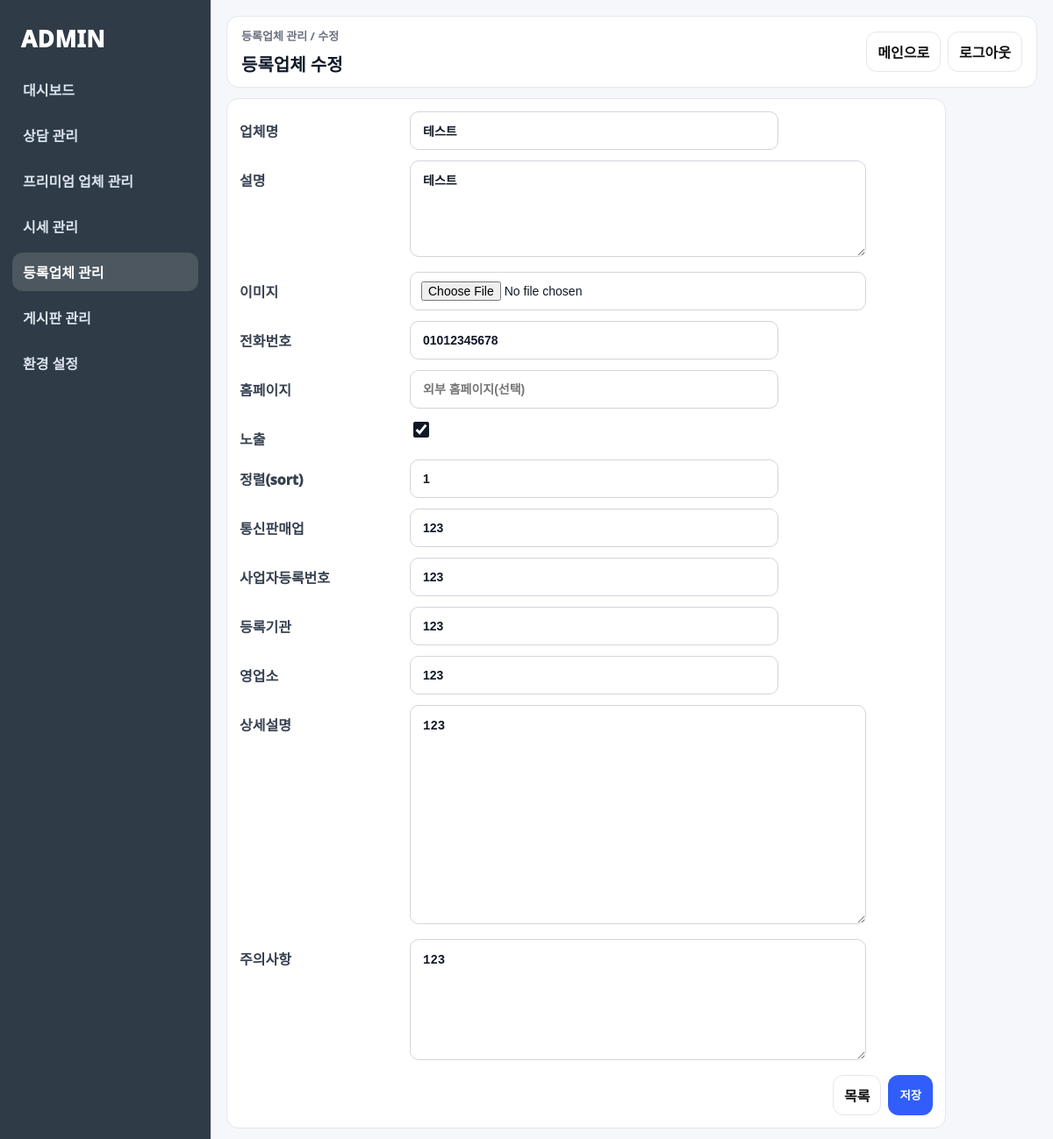
The app's page /adm/companies/1/edit/ (signed in) with its own data.
### leads/models.py (models this page shows, shortened)
class RegisteredCompany(models.Model):
    name = models.CharField(max_length=50)
    desc = models.CharField(max_length=200, blank=True)
    image = models.ImageField(upload_to="companies/", blank=True, null=True)
    phone = models.CharField(max_length=30, blank=True)
    link_url = models.URLField(blank=True)
    reg_number = models.CharField("등록번호", max_length=100, blank=True)
    biz_number = models.CharField("사업자등록번호", max_length=100, blank=True)
    ecommerce_number = models.CharField("통신판매업 신고번호", max_length=100, blank=True)
    agency_name = models.CharField("등록기관", max_length=100, blank=True)
    office_address = models.CharField("영업소", max_length=200, blank=True)
    detail_content = models.TextField("상세설명", blank=True)
    warning_text = models.TextField("주의사항", blank=True)
    is_active = models.BooleanField(default=True)
    sort = models.PositiveSmallIntegerField(default=1)

### leads/views.py (the view)
# urls.py: path("adm/companies/<int:company_id>/edit/", views.adm_company_update, name="adm_company_update"),
@login_required
def adm_company_update(request, company_id: int):
    obj = get_object_or_404(RegisteredCompany, id=company_id)
    if request.method == "POST":
        form = RegisteredCompanyForm(request.POST, request.FILES, instance=obj)
        if form.is_valid():
            form.save()
            messages.success(request, "등록업체가 수정되었습니다.")
            return redirect("adm_company_list")
    else:
        form = RegisteredCompanyForm(instance=obj)
    return render(request, "adm/company_form.html", {
        "form": form,
        "mode": "update",
        "obj": obj,
        "active_menu": "companies",
    })

### leads/context_processors.py (called while the page is built)
def side_company_box(request):
    if not request.user.is_authenticated:
        return {
            "side_favorites": [],
            "side_recent_companies": [],
        }
    favorites = (
        FavoriteCompany.objects
        .filter(user=request.user)
        .select_related("company")
        .order_by("-created_at")[:5]
    )
    recent = (
        RecentView.objects
        .filter(user=request.user)
        .select_related("company")
        .order_by("-viewed_at")[:5]
    )
    return {
        "side_favorites": favorites,
        "side_recent_companies": recent,
    }

def visitor_count(request):
    today = timezone.now().date()
    today_obj = VisitorCount.objects.filter(date=today).first()
    today_count = today_obj.count if today_obj else 0
    total_count = VisitorCount.objects.aggregate(total=Sum("count"))["total"] or 0
    return{
        'today_visitors':today_count,
        'total_visitors':total_count,
    }

### templates/adm/company_form.html (shortened to what this page needs)
{% extends "adm/base.html" %}
{% block breadcrumbs %}등록업체 관리 / {% if mode == 'create' %}등록{% else %}수정{% endif %}{% endblock %}
{% block page_title %}등록업체 {% if mode == 'create' %}등록{% else %}수정{% endif %}{% endblock %}
{% block content %}
<div class="cardx" style="max-width:820px;">
  <form method="post" enctype="multipart/form-data">
    <div class="formgrid">
      <label>업체명</label>
      <div class="field">{{ form.name }}</div>
      <label>설명</label>
      <div class="field">{{ form.desc }}</div>
      <label>이미지</label>
      <div class="field">{{ form.image }}</div>
      <label>전화번호</label>
      <div class="field">{{ form.phone }}</div>
      <label>홈페이지</label>
      <div class="field">{{ form.link_url }}</div>
      <label>노출</label>
      <div class="field">{{ form.is_active }}</div>
      <label>정렬(sort)</label>
      <div class="field">{{ form.sort }}</div>
      <label>통신판매업</label>
      <div class="field">{{ form.ecommerce_number }}</div>
      <label>사업자등록번호</label>
      <div class="field">{{ form.biz_number }}</div>
      <label>등록기관</label>
      <div class="field">{{ form.agency_name }}</div>
      <label>영업소</label>
      <div class="field">{{ form.office_address }}</div>
      <label>상세설명</label>
      <div class="field">{{ form.detail_content }}</div>
      <label>주의사항</label>
      <div class="field">{{ form.warning_text }}</div>
    </div>
    <div style="margin-top:12px; display:flex; gap:8px; justify-content:flex-end;">
      <a class="btnx" href="{% url 'adm_company_list' %}">목록</a>
      <button class="btnx primary" type="submit">저장</button>
    </div>
  </form>
</div>
{% endblock %}

### static/adm/css/adm.css (style rules this page uses)
:root { --bg:#f5f7fb; --card:#ffffff; --line:#e5e7eb; --text:#111827; --muted:#6b7280; --sidebar:#2f3b46; --blue:#315efb; }
* { box-sizing:border-box; }
body { margin:0; font-family:system-ui,-apple-system,"Segoe UI",Roboto,"Noto Sans KR",sans-serif; color:var(--text); background:var(--bg); }
.inputx { width:100%; max-width:420px; padding:10px 12px; border-radius:12px; border:1px solid var(--line); background:#fff; outline:none; font-weight:800; }
textarea.inputx { max-width:520px; }
.btnx { display:inline-flex; align-items:center; justify-content:center; padding:10px 12px; border-radius:12px; border:1px solid var(--line); background:#fff; text-decoration:none; font-weight:1000; color:#111; cursor:pointer; }
.btnx.primary { background:var(--blue); color:#fff; border-color:transparent; }
.cardx { background:var(--card); border:1px solid var(--line); border-radius:14px; padding:14px; }
.formgrid { display:grid; grid-template-columns: 180px 1fr; gap:12px 14px; align-items:start; }
.formgrid > label { font-weight:1000; color:#374151; padding-top:10px; }
.field { max-width:520px; }
.field { width:100%; }
.inputx, .field input[type="text"], .field input[type="url"], .field input[type="number"], .field input[type="color"], .field input[type="file"], .field select, .field textarea { width:100%; min-height:44px; padding:0 14px; border:1px solid #d1d5db; border-radius:10px; background:#fff; color:#111827; font-size:14px; box-sizing:border-box; outline:none; transition:border-color .2s ease, box-shadow .2s ease; }
textarea.inputx, .field textarea { min-height:110px; padding:12px 14px; resize:vertical; line-height:1.6; }
.checkx, .field input[type="checkbox"] { width:18px; height:18px; accent-color:#111827; cursor:pointer; }
.field input[type="file"] { padding:10px 12px; }
.cardx form { width:100%; }

### records on screen
RegisteredCompany: name "테스트", desc "테스트", phone "01012345678", is_active "☑", sort "1", ecommerce_number "123", biz_number "123", agency_name "123", office_address "123", detail_content "123", warning_text "123"
